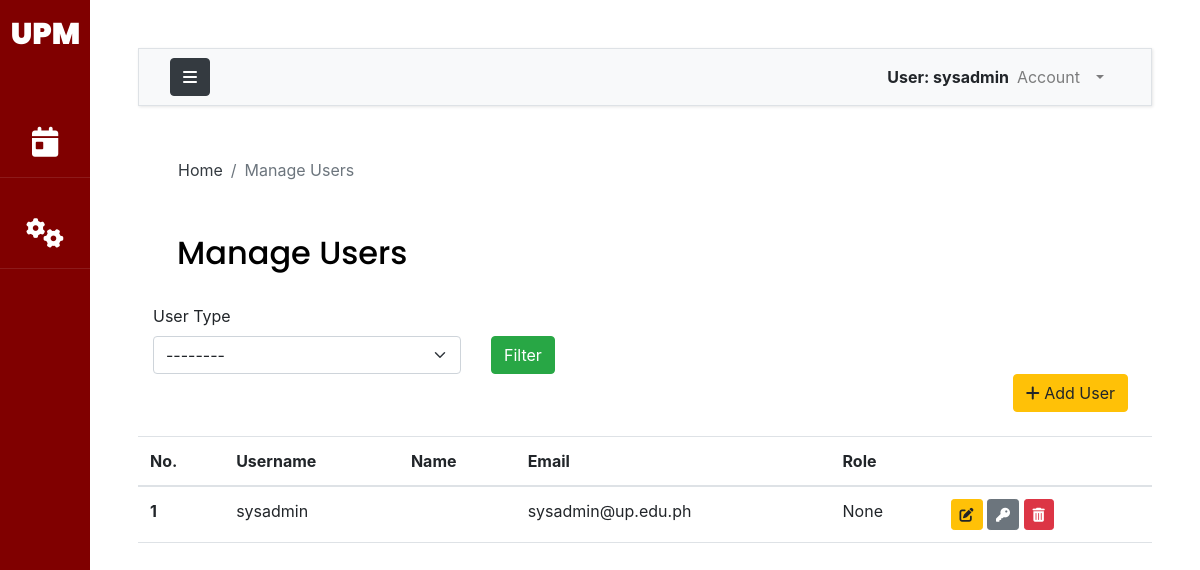
Before: /accounts/manage/ (signed in) with the older database file.
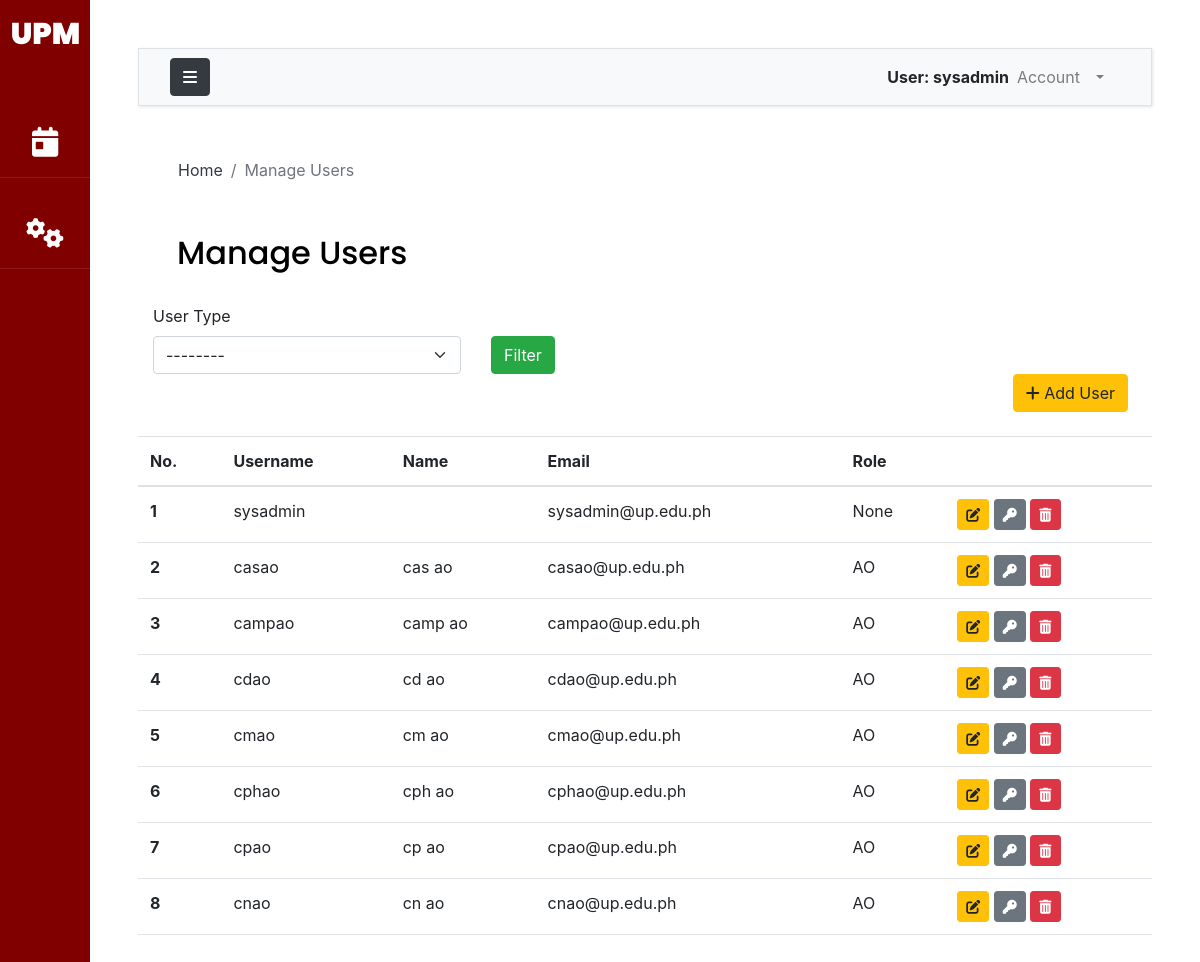
After: the same page with the newer database file.
### accounts/models.py (models this page shows, shortened)
class AuthUser(AbstractUser):
    FACULTY = 1
    STAFF = 2
    OCS = 3
    ADPD = 4
    AO = 5
    USER_TYPE_CHOICES = (
        (FACULTY, 'Faculty'),
        (STAFF, 'Staff'),
        (OCS, 'OCS'),
        (ADPD, 'ADPD'),
        (AO,'AO')
    )
    first_name = models.CharField(max_length=200)
    last_name = models.CharField(max_length=200)
    email = models.EmailField(unique=True, validators=[
        EmailValidator(allowlist=['up.edu.ph'])
    ])
    college = models.ForeignKey("UPM.College",on_delete=models.CASCADE,null=True,blank=True)
    department = models.ForeignKey("UPM.Department",on_delete=models.CASCADE,null=True,blank=True)
    user_type = models.PositiveSmallIntegerField(choices=USER_TYPE_CHOICES,null=True)
    def __str__(self):
        return self.username

### accounts/views.py (the view, shortened to what this page needs)
# urls.py: path('manage/',views.manageUsers,name='manageUsers'),
@login_required(login_url='loginPage')
def manageUsers(request):
    users = AuthUser.objects.exclude(username='admin')
    context={'users':users}
    return render(request,"accounts/users.html",context)

### templates/accounts/users.html (shortened to what this page needs)
{% extends 'base.html' %}
{% load static %}
{% load crispy_forms_tags %}
{% block breadcrumb %}
<nav aria-label="breadcrumb">
  <ol class="breadcrumb mt-3 ms-4 bg-body">
    <li class="breadcrumb-item"><a href="{% url 'indexPage' %}" class="text-dark">Home</a></li>
    <li class="breadcrumb-item active" aria-current="page">Manage Users</li>
  </ol>
</nav>
{% endblock breadcrumb %}
{% block content %}
<div class = "container-fluid">
    <h2 class="py-4 px-4">Manage Users</h2>
      <form method="POST" action="">
        <div class="row">
            <div class="col-md-4 ">
                <label class="form-label">User Type</label>
                <select class="form-select" id="role" name="role">
                    <option value="none">--------</option>
                </select>
            </div>
            <div class="col-md-4 mt-4 pt-2">
              <button type="submit" class='btn btn-success'> Filter</button>
            </div>
        </div>
    </div>
    <div class = 'text-right'>
      <a class='btn btn-warning mb-4 mx-4' role='button' href = "{% url 'AddUserPage' %}"><i class="fa-solid fa-plus"></i> Add User</a>
    </div>
    {% include "accounts/user-table.html" %}
</div>
{% endblock content %}

### templates/base.html (shortened to what this page needs)
{% load static %}
{% load crispy_forms_tags %}
<!DOCTYPE html>
<html lang="en">
    <head>
        {% include 'css_modules.html' %}
    </head>
    <body>
        <div class="wrapper d-flex align-items-stretch">
            <nav id="sidebar" class="active">
                <h1><a href="{% url 'indexPage' %}" class="logo mt-2 pt-2">UPM</a></h1>
                <ul class="list-unstyled components mb-5">
                    {% if request.user.is_authenticated %}
                    <li>
                        <a href="{% url 'viewBookings' %}"><i class="fa-solid fa-calendar-day"></i> <span class="link_label ms-1"> Bookings</span></a>
                    </li>
                        {% if request.user.user_type == none %}
                        <li>
                            <a data-bs-toggle="collapse" href="#collapseOptions" role="button" aria-expanded="false" aria-controls="collapseOptions" id="clps"><i class="fa fa-cogs"></i> <span class="link_label">Administrator</span></a>
                        </li>
                        {% endif %}
                    {% else %}
                    <li>
                        <a href="{% url 'roomView' %}"><i class="fa-solid fa-door-closed"></i> <span class="link_label ms-1">View Rooms</span></a>
                    </li>
                    {% endif %}
                </ul>
            </nav>
            <div id="content" class="p-4 p-md-5 bg-body">
                <nav class="navbar navbar-expand-lg navbar-light bg-light border">
                    <div class="container-fluid">
                        <button type="button" id="sidebarCollapse" class="btn btn-dark">
                            <i class="fa fa-bars"></i>
                        </button>
                        <div class="collapse navbar-collapse" id="navbarSupportedContent">
                            <ul class="nav navbar-nav ml-auto">
                                <span class="fw-bolder mt-2">User: {{request.user}}</span>
                                {% if request.user.is_authenticated %}
                                <li class="nav-item dropdown me-3 pe-3">
                                        <a class="nav-link dropdown-toggle" href="#" id="navbarDropdown" role="button" data-bs-toggle="dropdown" aria-expanded="false">
                                        Account
                                        </a>
                                    </li>
                                {% else %}
                                    <a class='text-secondary mt-2 ms-2 me-3 pe-3' href="{% url 'loginPage' %}" id="navbarDropdown" >
                                       <strong>Log In</strong>
                                    </a>
                                {% endif %}
                            </ul>
                        </div>
                    </div>
                </nav>
                <main>
                    <div class="app-title">
                        {% block breadcrumb %}
                        {% endblock breadcrumb %}
                    </div>
                    {% block content %}
                    {% endblock content %}
            </div>
    </body>
</html>

### templates/accounts/user-table.html
<table id='user-table' class="table">
    <thead>
      <tr>
        <th scope="col">No.</th>
        <th scope="col">Username</th>
        <th scope="col">Name</th>
        <th scope="col">Email</th>
        <th scope="col">Role</th>
        <th scope="col"></th>
      </tr>
    </thead>
    <tbody>
      {% for u in users %}
      <tr>
        <th scope="row">{{forloop.counter}}</th>
        <td>{{u.username}}</td>
        <td>{{u.get_full_name}}</td>
        <td>{{u.email}}</td>
        <td>{{u.get_user_type_display}}</td>
        <td>
            <button type="button" class="update bs-modal btn btn-sm btn-warning btn-sm" data-form-url="{% url 'editUser' u.id %}"><i class="fa-solid fa-pen-to-square"></i></button>
            <button type="button" class="pass bs-modal btn btn-sm btn-secondary btn-sm" data-form-url="{% url 'changePass' u.id %}"><i class="fa-solid fa-key"></i></button>
            <button type="button" class="delete bs-modal btn btn-sm btn-danger btn-sm" data-form-url="{% url 'deleteUser' u.id %}"><i class="fa-solid fa-trash-can"></i> </button>
        </td>
      </tr>
      {% endfor %}
    </tbody>
  </table>

Changed rows visible on the page:
added AuthUser: username "casao", get_full_name "cas ao", email "casao@up.edu.ph", user_type "AO"
added AuthUser: username "campao", get_full_name "camp ao", email "campao@up.edu.ph", user_type "AO"
added AuthUser: username "cdao", get_full_name "cd ao", email "cdao@up.edu.ph", user_type "AO"
added AuthUser: username "cmao", get_full_name "cm ao", email "cmao@up.edu.ph", user_type "AO"
added AuthUser: username "cphao", get_full_name "cph ao", email "cphao@up.edu.ph", user_type "AO"
added AuthUser: username "cpao", get_full_name "cp ao", email "cpao@up.edu.ph", user_type "AO"
added AuthUser: username "cnao", get_full_name "cn ao", email "cnao@up.edu.ph", user_type "AO"
